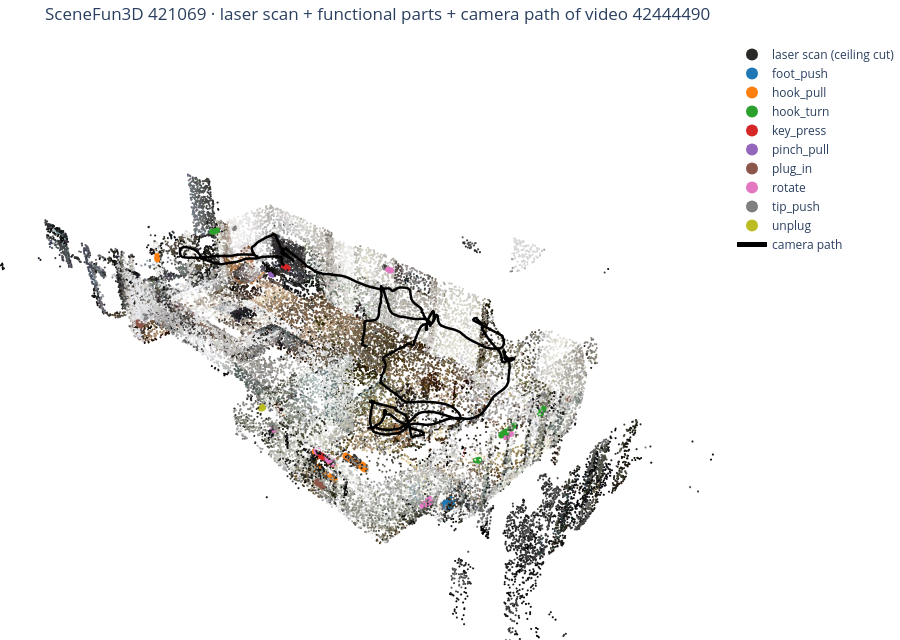

The notebook cell saved with this chart:
### Markdown cell above
### 3D: laser scan, functional parts, camera path (drag to rotate; click the legend to toggle)

### Code cell
centres, _ = camera_path(index, index.rgb_times)
scene_3d_figure(scan_xyz[display_idx], scan_rgb[display_idx], elements, scan_xyz, label_colours(elements), centres)

### Figure 1 — Plotly figure (JSON) as saved in the notebook; plotly's stock layout.template omitted (floating-point values rounded to 4 significant figures; data arrays with more than 128 entries replaced by an {"elided": "..."} marker saying what was removed)
{"data": [{"marker": {"color": {"elided": "40000 str values"}, "size": 1.2}, "mode": "markers", "name": "laser scan (ceiling cut)", "type": "scatter3d", "visible": true, "x": {"elided": "40000 float values"}, "y": {"elided": "40000 float values"}, "z": {"elided": "40000 float values"}}, {"marker": {"color": "rgb(31,119,180)", "size": 3}, "mode": "markers", "name": "foot_push", "type": "scatter3d", "visible": true, "x": {"elided": "1325 float values"}, "y": {"elided": "1325 float values"}, "z": {"elided": "1325 float values"}}, {"marker": {"color": "rgb(255,127,14)", "size": 3}, "mode": "markers", "name": "hook_pull", "type": "scatter3d", "visible": true, "x": {"elided": "2824 float values"}, "y": {"elided": "2824 float values"}, "z": {"elided": "2824 float values"}}, {"marker": {"color": "rgb(44,160,44)", "size": 3}, "mode": "markers", "name": "hook_turn", "type": "scatter3d", "visible": true, "x": {"elided": "956 float values"}, "y": {"elided": "956 float values"}, "z": {"elided": "956 float values"}}, {"marker": {"color": "rgb(214,39,40)", "size": 3}, "mode": "markers", "name": "key_press", "type": "scatter3d", "visible": true, "x": {"elided": "773 float values"}, "y": {"elided": "773 float values"}, "z": {"elided": "773 float values"}}, {"marker": {"color": "rgb(148,103,189)", "size": 3}, "mode": "markers", "name": "pinch_pull", "type": "scatter3d", "visible": true, "x": [-0.8492, -0.8528, -0.8489, -0.8492, -0.8582, -0.8522, -0.8517, -0.8526, -0.8568, -0.863, -0.8494, -0.8594, -0.8525, -0.8573, -0.8594, -0.8623, -0.8522, -0.8487, -0.8565, -0.8533, -0.8541, -0.8521, -0.8487, -0.8487, -0.8408, -0.8562, -0.8624, -0.867, -0.8658, -0.866, -0.8617, -0.8627, -0.8564, -0.8573, -0.8564, -0.8514, -0.8494, -0.8523, -0.852, -0.8517], "y": [-7.037, -7.038, -7.03, -7.035, -7.033, -7.031, -7.034, -7.026, -7.031, -7.038, -7.029, -7.037, -7.072, -7.074, -7.075, -7.074, -7.076, -7.079, -7.08, -7.075, -7.079, -7.079, -7.075, -7.074, -7.081, -7.073, -7.075, -7.079, -7.066, -7.074, -7.076, -7.079, -7.071, -7.074, -7.078, -7.073, -7.071, -7.079, -7.074, -7.072], "z": [300.1, 300.1, 300.1, 300.1, 300.1, 300.1, 300.1, 300.1, 300.1, 300.1, 300.1, 300.1, 300.1, 300.1, 300.1, 300.1, 300.1, 300.1, 300.1, 300.1, 300.1, 300.1, 300.1, 300.1, 300.1, 300.1, 300.1, 300.1, 300.1, 300.1, 300.1, 300.1, 300.1, 300.1, 300.1, 300.1, 300.1, 300.1, 300.1, 300.1]}, {"marker": {"color": "rgb(140,86,75)", "size": 3}, "mode": "markers", "name": "plug_in", "type": "scatter3d", "visible": true, "x": {"elided": "689 float values"}, "y": {"elided": "689 float values"}, "z": {"elided": "689 float values"}}, {"marker": {"color": "rgb(227,119,194)", "size": 3}, "mode": "markers", "name": "rotate", "type": "scatter3d", "visible": true, "x": {"elided": "1273 float values"}, "y": {"elided": "1273 float values"}, "z": {"elided": "1273 float values"}}, {"marker": {"color": "rgb(127,127,127)", "size": 3}, "mode": "markers", "name": "tip_push", "type": "scatter3d", "visible": true, "x": {"elided": "198 float values"}, "y": {"elided": "198 float values"}, "z": {"elided": "198 float values"}}, {"marker": {"color": "rgb(188,189,34)", "size": 3}, "mode": "markers", "name": "unplug", "type": "scatter3d", "visible": true, "x": {"elided": "158 float values"}, "y": {"elided": "158 float values"}, "z": {"elided": "158 float values"}}, {"line": {"color": "black", "width": 5}, "mode": "lines", "name": "camera path", "type": "scatter3d", "x": {"elided": "1025 float values"}, "y": {"elided": "1025 float values"}, "z": {"elided": "1025 float values"}}], "layout": {"height": 640, "legend": {"itemsizing": "constant"}, "margin": {"b": 0, "l": 0, "r": 0, "t": 40}, "scene": {"aspectmode": "data", "camera": {"eye": {"x": 1.1, "y": 1.1, "z": 1.0}, "up": {"x": 0, "y": 0, "z": 1}}, "xaxis": {"visible": false}, "yaxis": {"visible": false}, "zaxis": {"visible": false}}, "title": {"text": "SceneFun3D 421069 · laser scan + functional parts + camera path of video 42444490"}}}
